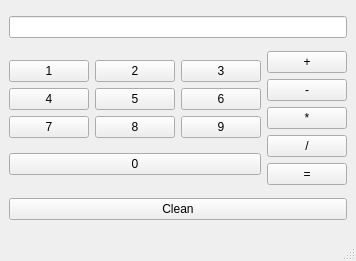
<?xml version="1.0" encoding="UTF-8"?>
<ui version="4.0">
 <class>FullCalculator</class>
 <widget class="QMainWindow" name="FullCalculator">
  <property name="geometry">
   <rect>
    <x>0</x>
    <y>0</y>
    <width>350</width>
    <height>261</height>
   </rect>
  </property>
  <property name="windowTitle">
   <string>FullCalculator</string>
  </property>
  <widget class="QWidget" name="centralwidget">
   <layout class="QHBoxLayout" name="horizontalLayout_5">
    <item>
     <layout class="QVBoxLayout" name="verticalLayout_5">
      <item>
       <widget class="QLineEdit" name="Monitor"/>
      </item>
      <item>
       <layout class="QHBoxLayout" name="horizontalLayout_4">
        <item>
         <layout class="QVBoxLayout" name="verticalLayout_3">
          <item>
           <layout class="QVBoxLayout" name="verticalLayout">
            <item>
             <layout class="QHBoxLayout" name="horizontalLayout">
              <item>
               <widget class="QPushButton" name="B_One">
                <property name="text">
                 <string>1</string>
                </property>
               </widget>
              </item>
              <item>
               <widget class="QPushButton" name="B_Two">
                <property name="text">
                 <string>2</string>
                </property>
               </widget>
              </item>
              <item>
               <widget class="QPushButton" name="B_Three">
                <property name="text">
                 <string>3</string>
                </property>
               </widget>
              </item>
             </layout>
            </item>
            <item>
             <layout class="QHBoxLayout" name="horizontalLayout_2">
              <item>
               <widget class="QPushButton" name="B_Four">
                <property name="text">
                 <string>4</string>
                </property>
               </widget>
              </item>
              <item>
               <widget class="QPushButton" name="B_Five">
                <property name="text">
                 <string>5</string>
                </property>
               </widget>
              </item>
              <item>
               <widget class="QPushButton" name="B_Six">
                <property name="text">
                 <string>6</string>
                </property>
               </widget>
              </item>
             </layout>
            </item>
            <item>
             <layout class="QHBoxLayout" name="horizontalLayout_3">
              <item>
               <widget class="QPushButton" name="B_Seven">
                <property name="text">
                 <string>7</string>
                </property>
               </widget>
              </item>
              <item>
               <widget class="QPushButton" name="B_Eight">
                <property name="text">
                 <string>8</string>
                </property>
               </widget>
              </item>
              <item>
               <widget class="QPushButton" name="B_Nine">
                <property name="text">
                 <string>9</string>
                </property>
               </widget>
              </item>
             </layout>
            </item>
           </layout>
          </item>
          <item>
           <widget class="QPushButton" name="B_Zero">
            <property name="text">
             <string>0</string>
            </property>
           </widget>
          </item>
         </layout>
        </item>
        <item>
         <layout class="QVBoxLayout" name="verticalLayout_4">
          <item>
           <layout class="QVBoxLayout" name="verticalLayout_2">
            <item>
             <widget class="QPushButton" name="B_Plus">
              <property name="text">
               <string>+</string>
              </property>
             </widget>
            </item>
            <item>
             <widget class="QPushButton" name="B_Minus">
              <property name="baseSize">
               <size>
                <width>2</width>
                <height>2</height>
               </size>
              </property>
              <property name="text">
               <string>-</string>
              </property>
             </widget>
            </item>
            <item>
             <widget class="QPushButton" name="B_Multiplication">
              <property name="text">
               <string>*</string>
              </property>
             </widget>
            </item>
            <item>
             <widget class="QPushButton" name="B_Division">
              <property name="text">
               <string>/</string>
              </property>
             </widget>
            </item>
           </layout>
          </item>
          <item>
           <widget class="QPushButton" name="B_Result">
            <property name="text">
             <string>=</string>
            </property>
           </widget>
          </item>
         </layout>
        </item>
       </layout>
      </item>
      <item>
       <widget class="QPushButton" name="B_Clean">
        <property name="text">
         <string>Clean</string>
        </property>
       </widget>
      </item>
     </layout>
    </item>
   </layout>
  </widget>
  <widget class="QMenuBar" name="menubar">
   <property name="geometry">
    <rect>
     <x>0</x>
     <y>0</y>
     <width>350</width>
     <height>21</height>
    </rect>
   </property>
  </widget>
  <widget class="QStatusBar" name="statusbar"/>
 </widget>
 <resources/>
 <connections/>
</ui>
